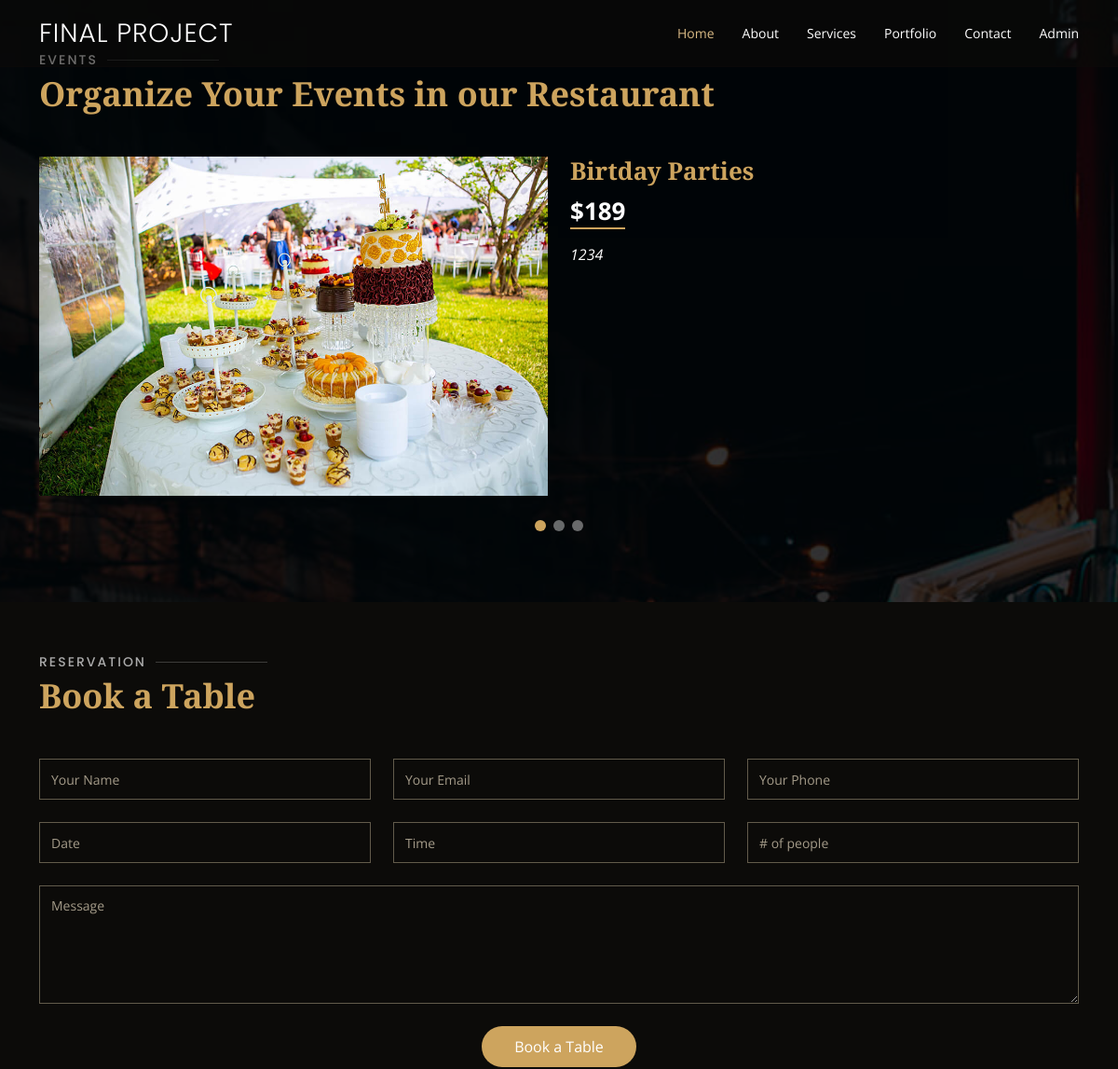
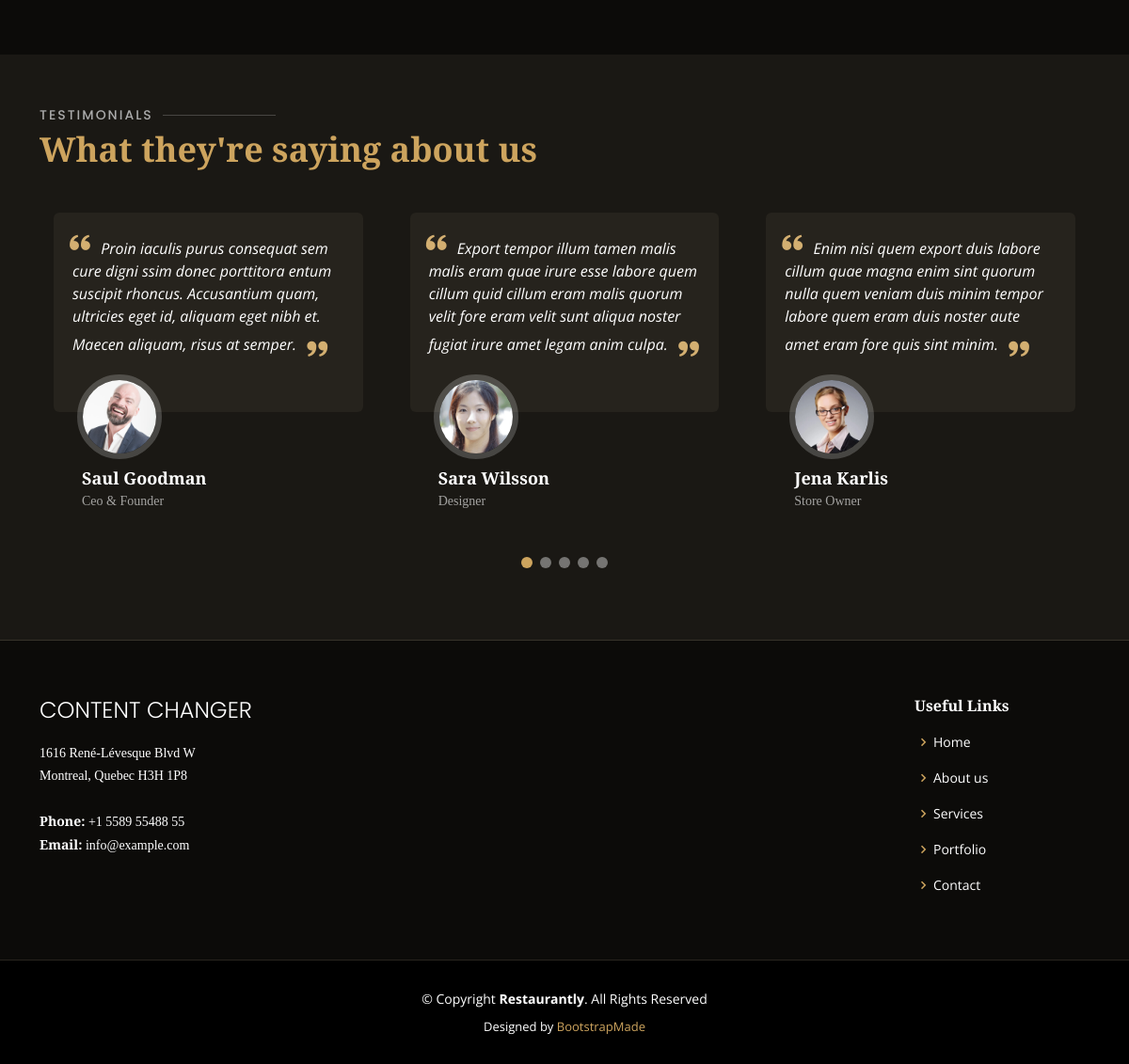
The page /Restaurantly/services.php on the database its author committed (2 pictures, top to bottom).
### tables this page shows
CREATE TABLE IF NOT EXISTS `slider` (
  `id` int NOT NULL AUTO_INCREMENT,
  `title` varchar(20) NOT NULL,
  `price` int NOT NULL,
  `picture` varchar(50) NOT NULL,
  `text` text NOT NULL,
  PRIMARY KEY (`id`)
);

### model/DB_Manager2.class.php (called while the page is built, shortened)
<?php
class DB_Manager2
{
    private $db;
    public function __construct()
    {
        $host = "localhost";
        $user = "root";
        $pass = "";
        $dbname = "admin";
        try {
            $this->db = new PDO("mysql:host=$host;dbname=$dbname", $user, $pass);
            $this->db->setAttribute(PDO::ATTR_ERRMODE, PDO::ERRMODE_EXCEPTION);
            $this->db->setAttribute(PDO::ATTR_EMULATE_PREPARES, false);
        } catch (Exception $e) {
            die("Database Connection Error: " . $e->getMessage());
        }
    }
    public function get_slider()
    {
        $query = $this->db->query("SELECT * FROM slider");
        $array = $query->fetchAll(PDO::FETCH_ASSOC);
        return $array;
    }
}

### Restaurantly/services.php (the view, shortened to what this page needs)
<?php
include_once "../model/DB_Manager2.class.php";
$database = new DB_Manager2();
$get_slider = $database->get_slider();
?>
<!DOCTYPE html>
<html lang="en">
<head>
    <link href="assets/vendor/animate.css/animate.min.css" rel="stylesheet">
    <link href="assets/vendor/aos/aos.css" rel="stylesheet">
    <link href="assets/vendor/bootstrap/css/bootstrap.min.css" rel="stylesheet">
    <link href="assets/vendor/bootstrap-icons/bootstrap-icons.css" rel="stylesheet">
    <link href="assets/vendor/boxicons/css/boxicons.min.css" rel="stylesheet">
    <link href="assets/vendor/glightbox/css/glightbox.min.css" rel="stylesheet">
    <link href="assets/vendor/swiper/swiper-bundle.min.css" rel="stylesheet">
    <link href="assets/css/style.css" rel="stylesheet">
</head>
<body>
<header id="header" class="fixed-top d-flex align-items-cente">
    <div class="container-fluid container-xl d-flex align-items-center justify-content-lg-between">
        <h1 class="logo me-auto me-lg-0">Final Project</a></h1>
        <nav id="navbar" class="navbar order-last order-lg-0">
            <ul>
                <li><a class="nav-link scrollto active" href="index.php">Home</a></li>
                <li><a class="nav-link scrollto" href="about.php">About</a></li>
                <li><a class="nav-link scrollto" href="services.php">Services</a></li>
                <li><a class="nav-link scrollto" href="portfolio.php">Portfolio</a></li>
                <li><a class="nav-link scrollto" href="contact.php">Contact</a></li>
                <li><a class="nav-link scrollto" href="../admin/login.php">Admin</a></li>
            </ul>
        </nav>
    </div>
</header>
<main id="main">
    <section id="events" class="events">
        <div class="container" data-aos="fade-up">
            <div class="section-title">
                <h2>Events</h2>
                <p>Organize Your Events in our Restaurant</p>
            </div>
            <div class="events-slider swiper" data-aos="fade-up" data-aos-delay="100">
                <div class="swiper-wrapper">
                    <?php foreach ($get_slider as $single_slider) : ?>
                        <div class="swiper-slide">
                            <div class="row event-item">
                                <div class="col-lg-6">
                                    <img src="assets/img/<?php echo $single_slider['picture'] ?>" class="img-fluid" alt="">
                                </div>
                                <div class="col-lg-6 pt-4 pt-lg-0 content">
                                    <h3><?php echo $single_slider['title'] ?></h3>
                                    <div class="price">
                                        <p><span>$<?php echo $single_slider['price'] ?></span></p>
                                    </div>
                                    <p class="fst-italic">
                                        <?php echo $single_slider['text'] ?>
                                    </p>
                                </div>
                            </div>
                        </div>
                    <?php endforeach ?>
                </div>
                <div class="swiper-pagination"></div>
            </div>
        </div>
    </section>
    <section id="book-a-table" class="book-a-table">
        <div class="container" data-aos="fade-up">
            <div class="section-title">
                <h2>Reservation</h2>
                <p>Book a Table</p>
            </div>
            <form action="forms/book-a-table.php" method="post" role="form" class="php-email-form" data-aos="fade-up"
                  data-aos-delay="100">
                <div class="row">
                    <div class="col-lg-4 col-md-6 form-group">
                        <input type="text" name="name" class="form-control" id="name" placeholder="Your Name"
                               data-rule="minlen:4" data-msg="Please enter at least 4 chars">
                    </div>
                    <div class="col-lg-4 col-md-6 form-group mt-3 mt-md-0">
                        <input type="email" class="form-control" name="email" id="email" placeholder="Your Email"
                               data-rule="email" data-msg="Please enter a valid email">
                    </div>
                    <div class="col-lg-4 col-md-6 form-group mt-3 mt-md-0">
                        <input type="text" class="form-control" name="phone" id="phone" placeholder="Your Phone"
                               data-rule="minlen:4" data-msg="Please enter at least 4 chars">
                    </div>
                    <div class="col-lg-4 col-md-6 form-group mt-3">
                        <input type="text" name="date" class="form-control" id="date" placeholder="Date"
                               data-rule="minlen:4" data-msg="Please enter at least 4 chars">
                    </div>
                    <div class="col-lg-4 col-md-6 form-group mt-3">
                        <input type="text" class="form-control" name="time" id="time" placeholder="Time"
                               data-rule="minlen:4" data-msg="Please enter at least 4 chars">
                    </div>
                    <div class="col-lg-4 col-md-6 form-group mt-3">
                        <input type="number" class="form-control" name="people" id="people" placeholder="# of people"
                               data-rule="minlen:1" data-msg="Please enter at least 1 chars">
                    </div>
                </div>
                <div class="form-group mt-3">
                    <textarea class="form-control" name="message" rows="5" placeholder="Message"></textarea>
                </div>
                <div class="text-center">
                    <button type="submit">Book a Table</button>
                </div>
            </form>
        </div>
    </section>
    <section id="testimonials" class="testimonials section-bg">
        <div class="container" data-aos="fade-up">
            <div class="section-title">
                <h2>Testimonials</h2>
                <p>What they're saying about us</p>
            </div>
            <div class="testimonials-slider swiper" data-aos="fade-up" data-aos-delay="100">
                <div class="swiper-wrapper">
                    <div class="swiper-slide">
                        <div class="testimonial-item">
                            <p>
                                <i class="bx bxs-quote-alt-left quote-icon-left"></i>
                                Proin iaculis purus consequat sem cure digni ssim donec porttitora entum suscipit
                                rhoncus. Accusantium quam, ultricies eget id, aliquam eget nibh et. Maecen aliquam,
                                risus at semper.
                                <i class="bx bxs-quote-alt-right quote-icon-right"></i>
                            </p>
                            <img src="assets/img/testimonials/testimonials-1.jpg" class="testimonial-img" alt="">
                            <h3>Saul Goodman</h3>
                            <h4>Ceo &amp; Founder</h4>
                        </div>
                    </div>
                    <div class="swiper-slide">
                        <div class="testimonial-item">
                            <p>
                                <i class="bx bxs-quote-alt-left quote-icon-left"></i>
                                Export tempor illum tamen malis malis eram quae irure esse labore quem cillum quid
                                cillum eram malis quorum velit fore eram velit sunt aliqua noster fugiat irure amet
                                legam anim culpa.
                                <i class="bx bxs-quote-alt-right quote-icon-right"></i>
                            </p>
                            <img src="assets/img/testimonials/testimonials-2.jpg" class="testimonial-img" alt="">
                            <h3>Sara Wilsson</h3>
                            <h4>Designer</h4>
                        </div>
                    </div>
                    <div class="swiper-slide">
                        <div class="testimonial-item">
                            <p>
                                <i class="bx bxs-quote-alt-left quote-icon-left"></i>
                                Enim nisi quem export duis labore cillum quae magna enim sint quorum nulla quem veniam
                                duis minim tempor labore quem eram duis noster aute amet eram fore quis sint minim.
                                <i class="bx bxs-quote-alt-right quote-icon-right"></i>
                            </p>
                            <img src="assets/img/testimonials/testimonials-3.jpg" class="testimonial-img" alt="">
                            <h3>Jena Karlis</h3>
                            <h4>Store Owner</h4>
                        </div>
                    </div>
                </div>
                <div class="swiper-pagination"></div>
            </div>
        </div>
    </section>
</main>
<?php
 include_once "./footer.php";
?>
    <div class="container">
        <div class="copyright">
            &copy; Copyright <strong><span>Restaurantly</span></strong>. All Rights Reserved
        </div>
        <div class="credits">
            Designed by <a href="https://bootstrapmade.com/">BootstrapMade</a>
        </div>
    </div>
</body>
</html>

### Restaurantly/footer.php
<footer id="footer">
    <div class="footer-top">
        <div class="container">
            <div style="display: flex;justify-content: space-between">
                <div class="col-lg-3 col-md-6">
                    <div class="footer-info">
                        <h3>Content Changer</h3>
                        <p>
                            1616 René-Lévesque Blvd W<br>
                        <p>
                            Montreal, Quebec H3H 1P8<br><br>   </p>
                        <p> <strong>Phone:</strong> +1 5589 55488 55<br>   </p>
                        <p><strong>Email:</strong> info@example.com<br>   </p>
                    </div>
                </div>
                <div class="col-lg-2 col-md-6 footer-links">
                    <h4>Useful Links</h4>
                    <ul>
                        <li><i class="bx bx-chevron-right"></i> <a href="index.php">Home</a></li>
                        <li><i class="bx bx-chevron-right"></i> <a href="about.php">About us</a></li>
                        <li><i class="bx bx-chevron-right"></i> <a href="services.php">Services</a></li>
                        <li><i class="bx bx-chevron-right"></i> <a href="portfolio.php">Portfolio</a></li>
                        <li><i class="bx bx-chevron-right"></i> <a href="contact.php">Contact</a></li>
                    </ul>
                </div>
            </div>
        </div>
    </div>

### rows shown on the page
slider: picture (picture), title "Birtday Parties", price "189", text "1234"
